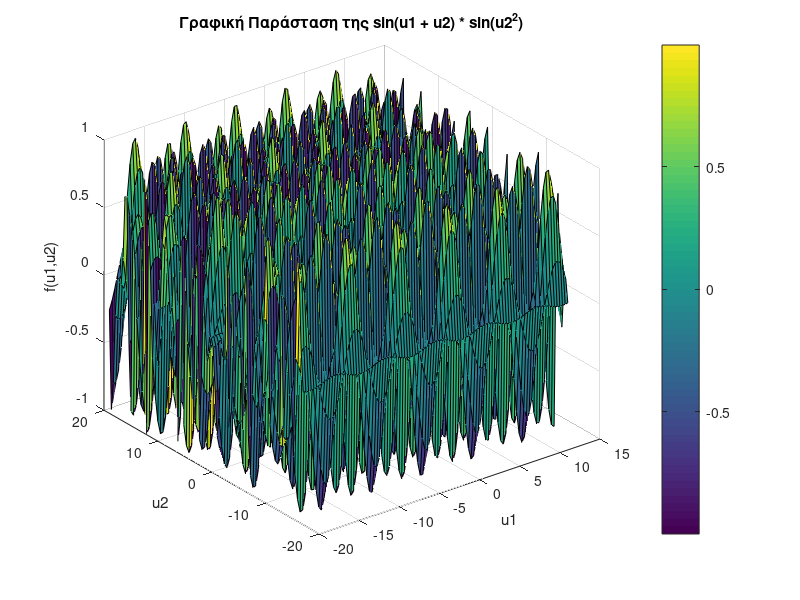

This figure's MATLAB source: (Note: this script raises an error after producing the figure.)
%% 3D plot της προσεγγιστικής συνάρτησης f για εύρος τιμών
func = @(x, y) sin(x + y) .* sin(y.^2);
u1_range_test = [-20, 13];
u2_range_test = [-17, 19];
u1_range = [-1, 2];
u2_range = [-2, 1];
[x, y] = meshgrid(linspace(u1_range_test(1), u1_range_test(2), 100), linspace(u2_range_test(1), u2_range_test(2), 100));
z = func(x, y);
surf(x, y, z);
colorbar;
xlabel('u1');
ylabel('u2');
zlabel('f(u1,u2)');
title('Γραφική Παράσταση της sin(u1 + u2) * sin(u2^2)');

%% Δημιουργία Training Data στα οποία ελέγχουμε τη τιμή της αναλυτικής και της f για να ελαχιστοποιήσουμε το σφάλμα
N_train = 100;
data = zeros(N_train, 3);

% Τυχαία δειγματοληψία στο πεδίο ορισμού
data(:, 1) = rand(N_train, 1) * (u1_range(2) - u1_range(1)) + u1_range(1);  % u1
data(:, 2) = rand(N_train, 1) * (u2_range(2) - u2_range(1)) + u2_range(1);  % u2

% Υπολογισμός f για κάθε σημείο
for i = 1:N_train
    data(i, 3) = func(data(i, 1), data(i, 2));
end

%% Παράμετροι
N_gaussians = 15;           % πλήθος γκαουσιανών ανά γραμμικό συνδιασμό
population_size = 50;        % πλήθος δειγμάτων προς σύγκριση - βελτιστοποίηση
chromosome_length = 5 * N_gaussians;  % παράμετροι ανά δείγμα - w, c1, c2, σ1, σ2

%% Αρχικοποίηση Δειγμάτων
population = zeros(population_size, chromosome_length);
bounds.w      = [-3,  3];
bounds.c1     = [-1,  2];
bounds.c2     = [-2,  1];
bounds.sigma1 = [0.2, 1.5];
bounds.sigma2 = [0.2, 1.5];

for i = 1:population_size
    for j = 1:N_gaussians
        idx = (j-1)*5 + 1;

        population(i, idx)   = bounds.w(1)      + diff(bounds.w)      * rand();
        population(i, idx+1) = bounds.c1(1)     + diff(bounds.c1)     * rand();
        population(i, idx+2) = bounds.c2(1)     + diff(bounds.c2)     * rand();
        population(i, idx+3) = bounds.sigma1(1) + diff(bounds.sigma1) * rand();
        population(i, idx+4) = bounds.sigma2(1) + diff(bounds.sigma2) * rand();
    end
end

%% Υπολογισμός του συνολικού σφάλματος(σε όλα τα σημεία) για κάθε γραμμικό συνδυασμό του population 
generation_counter = 1;
final_error = ones(population_size, 1);  % Δε βάζω zero για να μην ισχύει η τερματική συνθήκη από τη πρώτη επανάληψη

while min(final_error) > 0.1 && generation_counter < 800
    generation_counter = generation_counter + 1;    % υπολογισμός εποχών αλγορίθμου
    for j = 1 : population_size
        sum_2 = 0;

        % Υπολογισμός του συνολικού τετραγωνικού σφάλματος της αναλυτικής για όλα τα σημεία
       for iteration_count = 1 : N_train
           current_data = data(iteration_count, :);
           predicted_f = Gaussian_Calc(population(j, :), current_data, N_gaussians);
           actual_f = current_data(3);
           sum_2 = sum_2 + (actual_f - predicted_f) ^2;
       end
       % Υπολισμός και καταχώριση της ρίζας του συνολικού σφάλματος
       rms = sqrt(sum_2 / N_train);
       final_error(j) = rms;
       fprintf("Total error for the %dth analytic is %.4f\n", j, final_error(j));
    end
    % Αποθήκευση της βέλτιστης αναλυτικής έκφρασης
    [~, current_index] = min(final_error);
    best_ever_chromosome = population(current_index, :);
    
    % Επιλογή των πιο δυνατών 
    tournament_data = selection(population, final_error, population_size, chromosome_length);
    % Μείξη gaussian μεταξύ των αναλυτικών
    crossover_data = crossover(tournament_data, population_size, chromosome_length);
    % Προσθήκη θορύβου σε δεδομένα
    mutation_data = mutation(crossover_data, population_size, bounds, N_gaussians);
    % Καταχώρηση νέων gaussian
    population = mutation_data;
    % Ελιτισμός
    population(1, :) = best_ever_chromosome;
end

%% Γραφική Παράσταση της καλύτερης αναλυτικής προσέγγισης
[~, index] = min(final_error);
bestChromosome = population(index, :);

% Δημιουργία πλέγματος (grid)
x_vals = linspace(u1_range_test(1), u1_range_test(2), 100);
y_vals = linspace(u2_range_test(1), u2_range_test(2), 100);
[X, Y] = meshgrid(x_vals, y_vals);
Z = zeros(size(X));     % pre allocate space

for row = 1:size(X, 1)
    for col = 1:size(X, 2)
        current_u = [X(row, col), Y(row, col)];
        
        Z(row, col) = abs(Gaussian_Calc(bestChromosome, current_u, N_gaussians)- func(X(row, col), Y(row, col)));
    end
end

figure;
surf(X, Y, Z, 'EdgeColor', 'none');
shading interp; % Για πιο ομαλή εμφάνιση
colorbar;
title(['Βέλτιστος γραμμικός συνδυασμός Gaussian (Min RMSE: ', num2str(min(final_error)), ')']);
xlabel('u1'); ylabel('u2'); zlabel('f(u1,u2)');
view(3); % Τρισδιάστατη οπτική γωνία